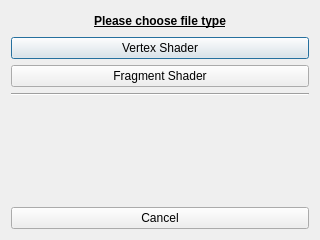
<?xml version="1.0" encoding="UTF-8"?>
<ui version="4.0">
 <class>FileTypeDialog</class>
 <widget class="QDialog" name="FileTypeDialog">
  <property name="geometry">
   <rect>
    <x>0</x>
    <y>0</y>
    <width>320</width>
    <height>240</height>
   </rect>
  </property>
  <property name="windowTitle">
   <string>Dialog</string>
  </property>
  <layout class="QGridLayout" name="gridLayout">
   <item row="0" column="0">
    <layout class="QVBoxLayout" name="verticalLayout">
     <item>
      <layout class="QHBoxLayout" name="horizontalLayout">
       <item>
        <spacer name="horizontalSpacer">
         <property name="orientation">
          <enum>Qt::Horizontal</enum>
         </property>
         <property name="sizeHint" stdset="0">
          <size>
           <width>40</width>
           <height>20</height>
          </size>
         </property>
        </spacer>
       </item>
       <item>
        <widget class="QLabel" name="label">
         <property name="font">
          <font>
           <weight>75</weight>
           <bold>true</bold>
           <underline>true</underline>
          </font>
         </property>
         <property name="text">
          <string>Please choose file type</string>
         </property>
        </widget>
       </item>
       <item>
        <spacer name="horizontalSpacer_2">
         <property name="orientation">
          <enum>Qt::Horizontal</enum>
         </property>
         <property name="sizeHint" stdset="0">
          <size>
           <width>40</width>
           <height>20</height>
          </size>
         </property>
        </spacer>
       </item>
      </layout>
     </item>
     <item>
      <widget class="QPushButton" name="vertex_button">
       <property name="text">
        <string>Vertex Shader</string>
       </property>
      </widget>
     </item>
     <item>
      <widget class="QPushButton" name="fragment_button">
       <property name="text">
        <string>Fragment Shader</string>
       </property>
      </widget>
     </item>
     <item>
      <widget class="Line" name="line">
       <property name="orientation">
        <enum>Qt::Horizontal</enum>
       </property>
      </widget>
     </item>
     <item>
      <spacer name="verticalSpacer">
       <property name="orientation">
        <enum>Qt::Vertical</enum>
       </property>
       <property name="sizeHint" stdset="0">
        <size>
         <width>20</width>
         <height>40</height>
        </size>
       </property>
      </spacer>
     </item>
     <item>
      <widget class="QPushButton" name="cancel_button">
       <property name="text">
        <string>Cancel</string>
       </property>
      </widget>
     </item>
    </layout>
   </item>
  </layout>
 </widget>
 <resources/>
 <connections/>
</ui>
